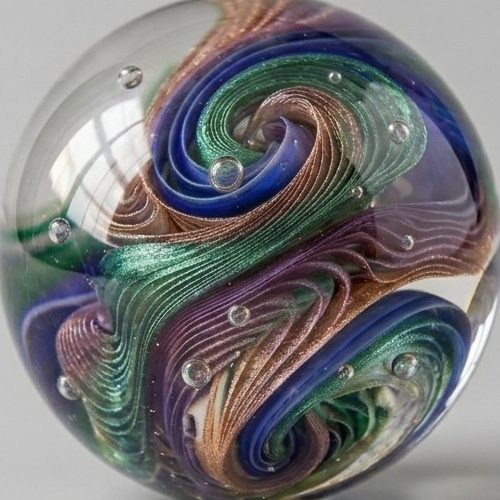
#> input picture site/img/marble-light.jpg, 500 x 500 px; its folder holds 2 pictures in this run
$ python marbles.py ../../site/img
#> lines starting #> are read from the running program, lines starting #| are printed output that depends on the picture; after the words box and inside, x2 and y2 are one past the last pixel; in counts of white or black regions, pixels touching at a corner belong together
#!/usr/bin/env python3
"""
Marble of the day: cut the collection into the app.

    python3 android/tools/marbles.py ~/igloo/marble-hero/daily

Takes every pair <name>-light.jpg and <name>-dark.jpg in that folder (renders like the swirl's: the marble
centred on a plain backdrop). Finds each marble's circle by itself (a manifest can override it: a file
marbles.json there, {"<name>": {"light": [cx, cy, r], "dark": [cx, cy, r]}}), cuts it as a sharp circle
just inside the glass with a small soft shadow, and writes 1024 px WebP pairs to res/drawable(-night)/
marble_<name>.webp and the list in ui/Marbles.kt. Needs Pillow (pip install pillow).
To add a marble: put its two renders in the folder, run this, build. The day's marble is picked by date.
"""
import json, os, re, sys
from PIL import Image, ImageDraw, ImageFilter

HERE = os.path.dirname(os.path.abspath(__file__))
RES = os.path.join(HERE, '../app/src/main/res')
KT = os.path.join(HERE, '../app/src/main/java/cc/aaro/cosign/ui/Marbles.kt')
N, SS, FRAC = 1024, 3, 0.278          # output size (big enough for a pulled-open header), supersampling, the marble's radius in it

def find(img):
    """
    The marble's centre and radius. The marble is full of detail and the backdrop (and the soft shadow under
    it) is smooth, so: where the picture has edges, filled in, and the widest row of that.
    """
    k = 4
    small = img.convert('L').resize((img.width // k, img.height // k)).filter(ImageFilter.GaussianBlur(1))
    edges = small.filter(ImageFilter.FIND_EDGES).filter(ImageFilter.BoxBlur(6))
    w, h = edges.size; px = edges.load()
    m = 8                                                    # the filter's own edge at the picture's border: not the marble
    level = sorted(px[x, y] for x in range(m, w - m, 3) for y in range(m, h - m, 3))
    cut_at = max(6, level[int(len(level) * 0.6)])           # textured: well above the backdrop's own grain
    # The largest connected textured patch is the marble: its width is the diameter, its top the circle's top.
    on = [[px[x, y] > cut_at for x in range(w)] for y in range(h)]
    seen = [[False] * w for _ in range(h)]
    best = None
    for y0 in range(m, h - m):
        for x0 in range(m, w - m):
            if not on[y0][x0] or seen[y0][x0]: continue
            stack = [(x0, y0)]; seen[y0][x0] = True; n = 0; x1 = x2 = x0; top = y0
            while stack:
                x, y = stack.pop(); n += 1
                x1 = min(x1, x); x2 = max(x2, x); top = min(top, y)
                for nx, ny in ((x + 1, y), (x - 1, y), (x, y + 1), (x, y - 1)):
                    if m <= nx < w - m and m <= ny < h - m and on[ny][nx] and not seen[ny][nx]:
                        seen[ny][nx] = True; stack.append((nx, ny))
            if best is None or n > best[0]: best = (n, x1, x2, top)
    _, x1, x2, top = best
    grow = 3                                                 # what the fill blur adds round the edge
    r = (x2 - x1) / 2 - grow
    return (x1 + x2) / 2 * k, (top + grow + r) * k, r * k

def cut(img, cx, cy, r, out):
    r *= 0.97                         # just inside the glass: no backdrop at the edge
    R = FRAC * N
    marble = img.crop((round(cx - r), round(cy - r), round(cx + r), round(cy + r))).resize((int(2 * R * SS),) * 2, Image.LANCZOS)
    mask = Image.new('L', marble.size, 0); ImageDraw.Draw(mask).ellipse((0, 0, marble.size[0] - 1, marble.size[1] - 1), fill=255)
    big = Image.new('RGBA', (N * SS, N * SS), (0, 0, 0, 0))
    sh = Image.new('L', big.size, 0); y = N / 2 + R * 1.07
    ImageDraw.Draw(sh).ellipse(((N / 2 - 0.73 * R) * SS, (y - 0.12 * R) * SS, (N / 2 + 0.73 * R) * SS, (y + 0.12 * R) * SS), fill=int(255 * 0.40))
    big.paste(Image.new('RGBA', big.size, (0, 0, 0, 255)), (0, 0), sh.filter(ImageFilter.GaussianBlur(R * 0.06 * SS)))
    big.paste(marble.convert('RGBA'), (int((N / 2 - R) * SS),) * 2, mask)
    big.resize((N, N), Image.LANCZOS).save(out, 'WEBP', quality=86, method=6)

def main(folder):
#> called with folder = '../../site/img'
    folder = os.path.expanduser(folder)
    manifest = json.load(open(os.path.join(folder, 'marbles.json'))) if os.path.exists(os.path.join(folder, 'marbles.json')) else {}
    names = sorted({m.group(1) for f in os.listdir(folder) if (m := re.match(r'(.+)-light\.jpg$', f)) and os.path.exists(os.path.join(folder, m.group(1) + '-dark.jpg'))})
    entries = []
    for name in names:
        key = re.sub(r'[^a-z0-9]+', '_', name.lower()).strip('_')
        detail = 0
        for mode, sub in (('light', 'drawable'), ('dark', 'drawable-night')):
            img = Image.open(os.path.join(folder, f'{name}-{mode}.jpg')).convert('RGB')
#> img is the input picture: PIL image 500x500 RGB; mean R, G, B 117, 116.3, 117.9
            cx, cy, r = manifest.get(name, {}).get(mode) or find(img)
#> in find, `small = img.convert('L').resize((img.width // k, img.height // k)).fil..`:
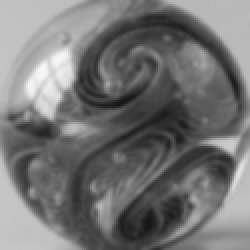
#> small: PIL image 125x125 L (shown 2 times larger); min 22, max 247, mean 116.3
#> in find, `edges = small.filter(ImageFilter.FIND_EDGES).filter(ImageFilter.BoxBlu..`:
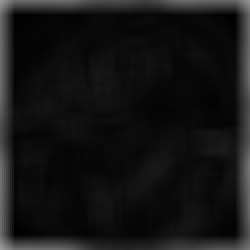
#> edges: PIL image 125x125 L (shown 2 times larger); min 1, max 155, mean 20.6
#> in find, `level = sorted(px[x, y] for x in range(m, w - m, 3) for y in range(m, ..`: level = 1369 values from 1 to 26
#> in find, `cut_at = max(6, level[int(len(level) * 0.6)])           # textured: we..`: cut_at = 11
#> in find, `on = [[px[x, y] > cut_at for x in range(w)] for y in range(h)]`: on = 125 items
#> cx = 186; cy = 230; r = 142
            os.makedirs(os.path.join(RES, sub), exist_ok=True)
            cut(img, cx, cy, r, os.path.join(RES, sub, f'marble_{key}.webp'))
#> in cut, `r *= 0.97`: r = 137.7
#> in cut, `marble = img.crop((round(cx - r), round(cy - r), round(cx + r), round(..`:
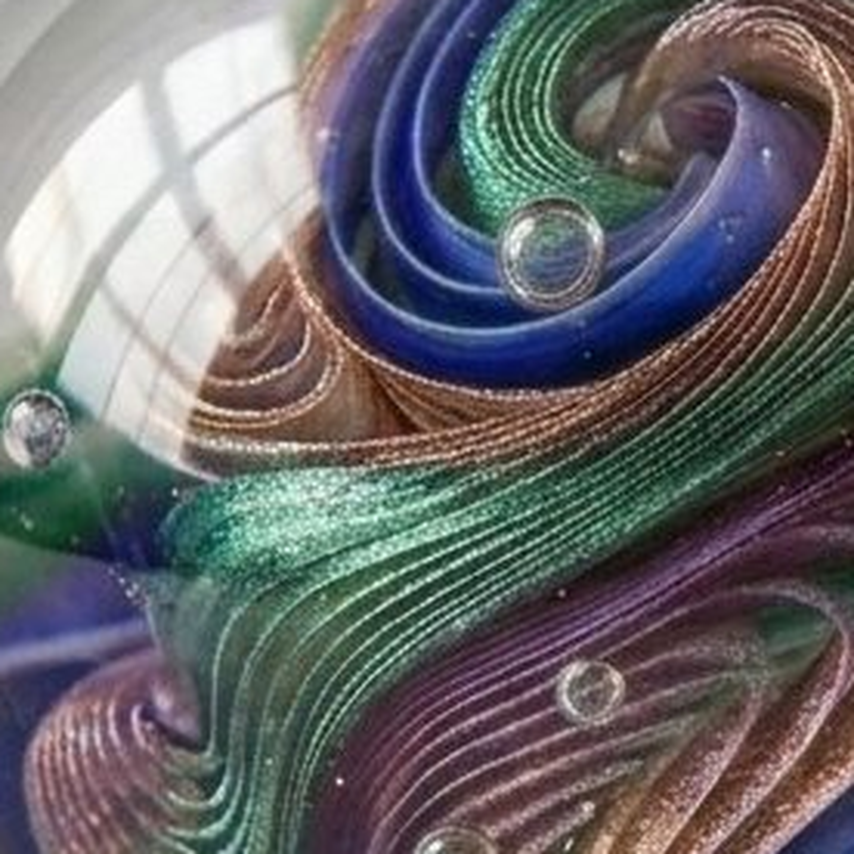
#> marble: PIL image 1708x1708 RGB (shown at 1/2 size); mean R, G, B 105.9, 105, 107.7
#> in cut, `mask = Image.new('L', marble.size, 0)`: mask: PIL image 1708x1708 L; every value is 0
#> in cut, `ImageDraw.Draw(mask).ellipse((0, 0, marble.size[0] - 1, marble.size[1]`:
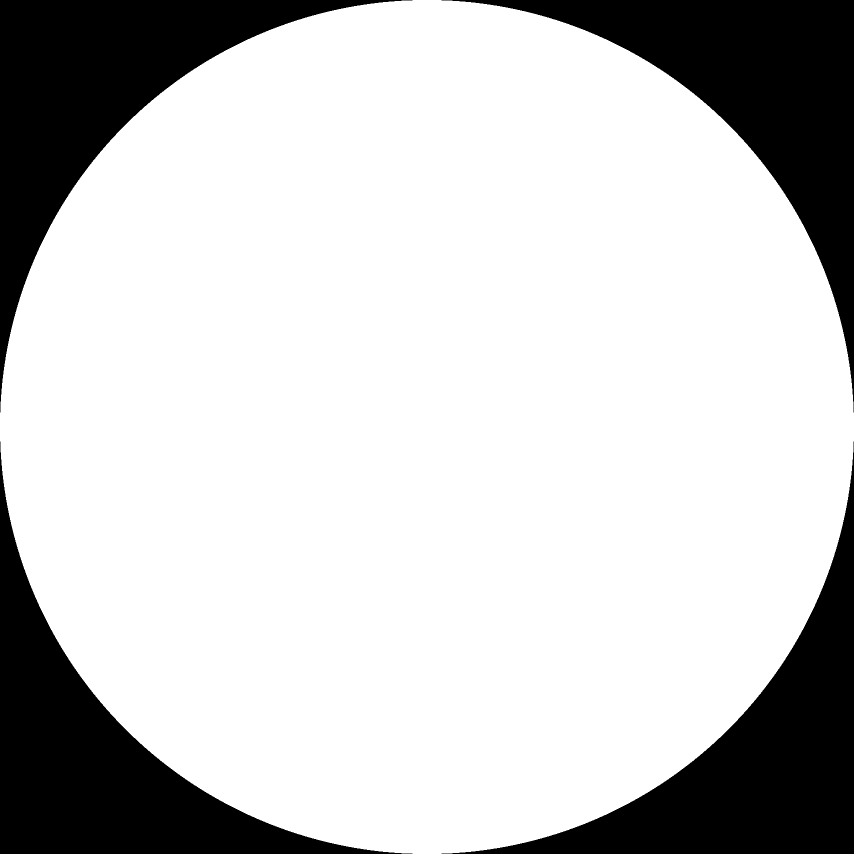
#> mask: PIL image 1708x1708 L (shown at 1/2 size); 78.5% white; 4 black regions, box (x1, y1, x2, y2) and area: (0, 0, 825, 825) 156578, (883, 0, 1708, 825) 156578, (0, 883, 825, 1708) 156578, (883, 883, 1708, 1708) 156578
#> in cut, `big = Image.new('RGBA', (N * SS, N * SS), (0, 0, 0, 0))`: big: PIL image 3072x3072 RGBA; every value is 0
#> in cut, `sh = Image.new('L', big.size, 0)`: sh: PIL image 3072x3072 L; every value is 0
#> in cut, `ImageDraw.Draw(sh).ellipse(((N / 2 - 0.73 * R) * SS, (y - 0.12 * R) * ..`:
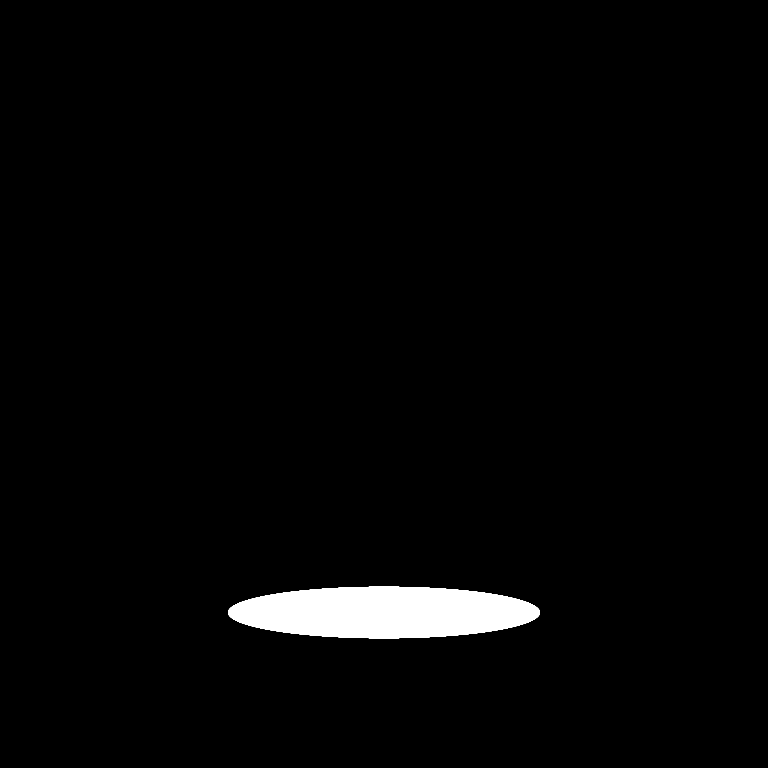
#> sh: PIL image 3072x3072 L (shown at 1/4 size); values 0 (black) and 102 (white), 2.1% white; 1 white region, box (x1, y1, x2, y2) and area: (912, 2347, 2160, 2553) 202056
#> in cut, `big.paste(Image.new('RGBA', big.size, (0, 0, 0, 255)), (0, 0), sh.filt..`:
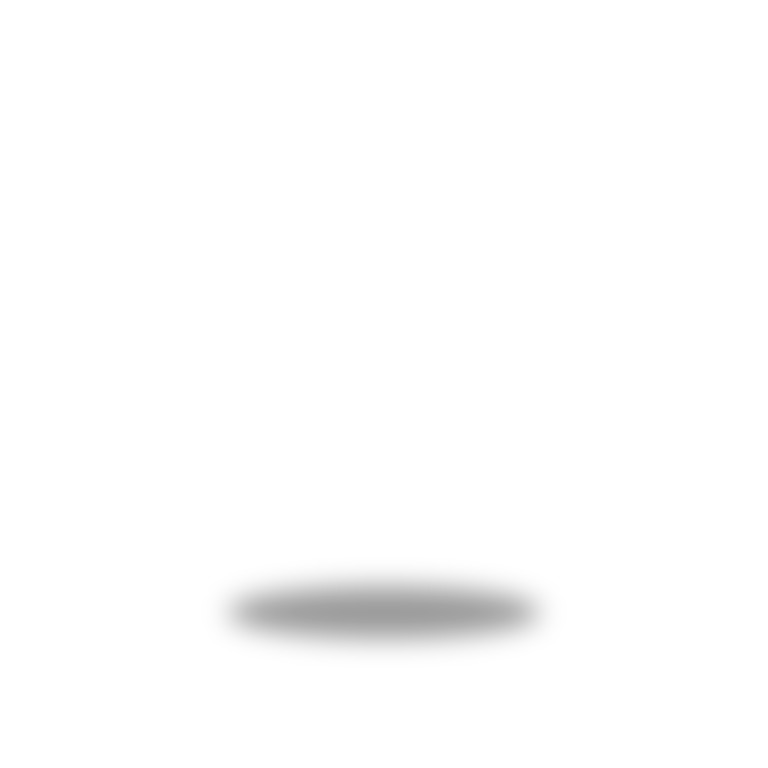
#> big: PIL image 3072x3072 RGBA (shown at 1/4 size); mean R, G, B, A 0, 0, 0, 2.2; transparent parts drawn white
#> in cut, `big.paste(marble.convert('RGBA'), (int((N / 2 - R) * SS),) * 2, mask)`:
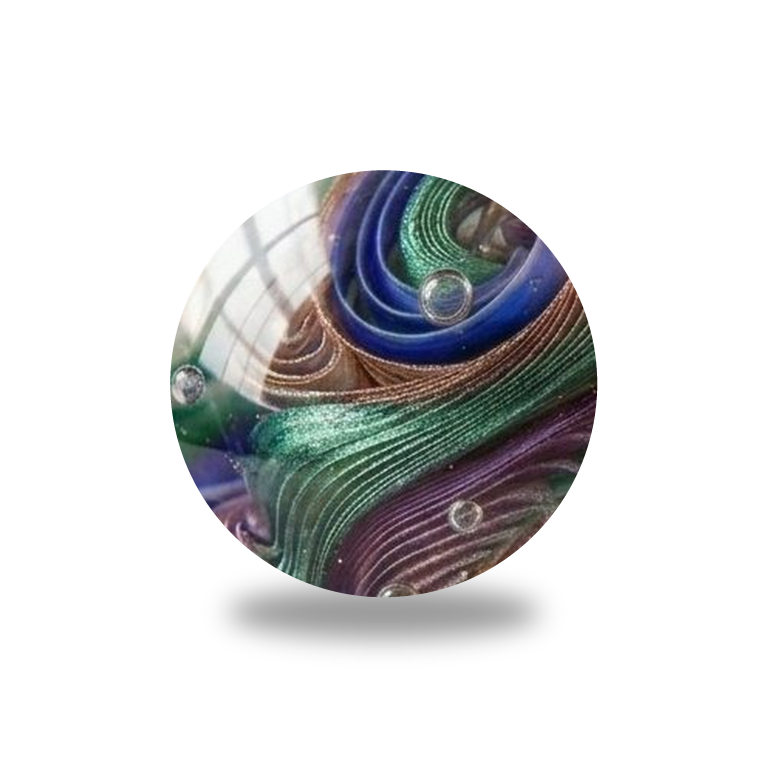
#> big: PIL image 3072x3072 RGBA (shown at 1/4 size); mean R, G, B, A 24.3, 24.9, 25.7, 63.9; transparent parts drawn white
            detail = max(detail, int(r))
#> detail = 142
            print(f'{name} {mode}: centre ({cx:.0f}, {cy:.0f}), radius {r:.0f}')
#| marble light: centre (186, 230), radius 142
        entries.append((key, name.replace('-', ' ').title(), detail))
    lines = ',\n'.join(f'    Marble("{t}", R.drawable.marble_{k}, {d})' for k, t, d in entries)
    open(KT, 'w').write(f'''package cc.aaro.cosign.ui

import cc.aaro.cosign.R

// Written by android/tools/marbles.py from the collection; run it again to add a marble.

/**
 * One of the daily marbles: its name, its picture (light and dark, shadow included), and its radius in the render,
 * in pixels (how big it can be shown). [file] (on the phone) or [url]: the night's own marble instead (a transparent,
 * centred PNG; no shadow).
 */
data class Marble(val name: String, val res: Int, val detail: Int, val file: java.io.File? = null, val url: String? = null)

/** The collection; the day's is picked by date ([Marbles.today]). */
val MARBLES = listOf(
{lines},
)
''')
    print(f'{len(entries)} marbles → {os.path.relpath(KT)}')

if __name__ == '__main__':
    main(sys.argv[1] if len(sys.argv) > 1 else '~/igloo/marble-hero/daily')
